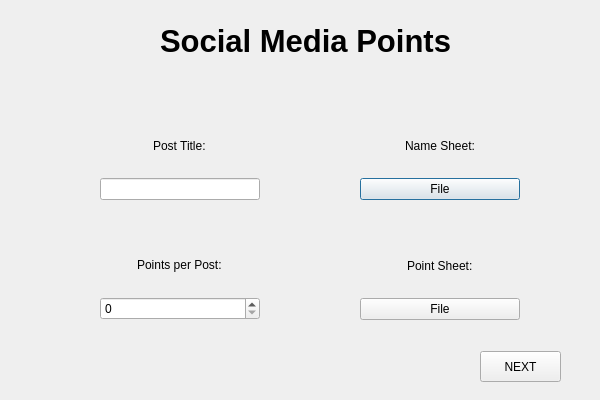
<?xml version="1.0" encoding="UTF-8"?>
<ui version="4.0">
 <class>social_media</class>
 <widget class="QDialog" name="social_media">
  <property name="geometry">
   <rect>
    <x>0</x>
    <y>0</y>
    <width>600</width>
    <height>400</height>
   </rect>
  </property>
  <property name="minimumSize">
   <size>
    <width>600</width>
    <height>400</height>
   </size>
  </property>
  <property name="maximumSize">
   <size>
    <width>600</width>
    <height>400</height>
   </size>
  </property>
  <property name="windowTitle">
   <string>Dialog</string>
  </property>
  <widget class="QLabel" name="social_media_title">
   <property name="geometry">
    <rect>
     <x>160</x>
     <y>10</y>
     <width>311</width>
     <height>61</height>
    </rect>
   </property>
   <property name="font">
    <font>
     <pointsize>23</pointsize>
     <weight>75</weight>
     <bold>true</bold>
    </font>
   </property>
   <property name="text">
    <string>Social Media Points</string>
   </property>
  </widget>
  <widget class="QWidget" name="verticalLayoutWidget">
   <property name="geometry">
    <rect>
     <x>100</x>
     <y>120</y>
     <width>160</width>
     <height>80</height>
    </rect>
   </property>
   <layout class="QVBoxLayout" name="verticalLayout">
    <item alignment="Qt::AlignHCenter|Qt::AlignVCenter">
     <widget class="QLabel" name="event_name_label">
      <property name="text">
       <string>Post Title:</string>
      </property>
     </widget>
    </item>
    <item>
     <layout class="QVBoxLayout" name="verticalLayout_3">
      <item>
       <widget class="QLineEdit" name="lineEdit"/>
      </item>
     </layout>
    </item>
   </layout>
  </widget>
  <widget class="QWidget" name="verticalLayoutWidget_2">
   <property name="geometry">
    <rect>
     <x>360</x>
     <y>120</y>
     <width>160</width>
     <height>80</height>
    </rect>
   </property>
   <layout class="QVBoxLayout" name="verticalLayout_2">
    <item alignment="Qt::AlignHCenter|Qt::AlignVCenter">
     <widget class="QLabel" name="name_sheet_label">
      <property name="text">
       <string>Name Sheet:</string>
      </property>
     </widget>
    </item>
    <item>
     <layout class="QVBoxLayout" name="verticalLayout_4">
      <item>
       <widget class="QPushButton" name="name_sheet_upload">
        <property name="text">
         <string>File</string>
        </property>
       </widget>
      </item>
     </layout>
    </item>
   </layout>
  </widget>
  <widget class="QWidget" name="verticalLayoutWidget_5">
   <property name="geometry">
    <rect>
     <x>360</x>
     <y>240</y>
     <width>160</width>
     <height>80</height>
    </rect>
   </property>
   <layout class="QVBoxLayout" name="verticalLayout_5">
    <item alignment="Qt::AlignHCenter|Qt::AlignVCenter">
     <widget class="QLabel" name="point_sheet_label">
      <property name="text">
       <string>Point Sheet:</string>
      </property>
     </widget>
    </item>
    <item>
     <layout class="QVBoxLayout" name="verticalLayout_6">
      <item>
       <widget class="QPushButton" name="point_sheet_upload">
        <property name="text">
         <string>File</string>
        </property>
       </widget>
      </item>
     </layout>
    </item>
   </layout>
  </widget>
  <widget class="QWidget" name="verticalLayoutWidget_7">
   <property name="geometry">
    <rect>
     <x>100</x>
     <y>240</y>
     <width>160</width>
     <height>80</height>
    </rect>
   </property>
   <layout class="QVBoxLayout" name="verticalLayout_7">
    <item alignment="Qt::AlignHCenter|Qt::AlignVCenter">
     <widget class="QLabel" name="points_label">
      <property name="text">
       <string>Points per Post:</string>
      </property>
     </widget>
    </item>
    <item>
     <layout class="QVBoxLayout" name="verticalLayout_8">
      <item>
       <widget class="QSpinBox" name="spinBox"/>
      </item>
     </layout>
    </item>
   </layout>
  </widget>
  <widget class="QPushButton" name="next_button">
   <property name="geometry">
    <rect>
     <x>480</x>
     <y>351</y>
     <width>81</width>
     <height>31</height>
    </rect>
   </property>
   <property name="text">
    <string>NEXT</string>
   </property>
  </widget>
  <widget class="QLabel" name="backLabel">
   <property name="geometry">
    <rect>
     <x>-320</x>
     <y>-310</y>
     <width>1331</width>
     <height>1021</height>
    </rect>
   </property>
   <property name="text">
    <string/>
   </property>
  </widget>
  <zorder>backLabel</zorder>
  <zorder>social_media_title</zorder>
  <zorder>verticalLayoutWidget</zorder>
  <zorder>verticalLayoutWidget_2</zorder>
  <zorder>verticalLayoutWidget_5</zorder>
  <zorder>verticalLayoutWidget_7</zorder>
  <zorder>next_button</zorder>
 </widget>
 <resources/>
 <connections/>
</ui>
